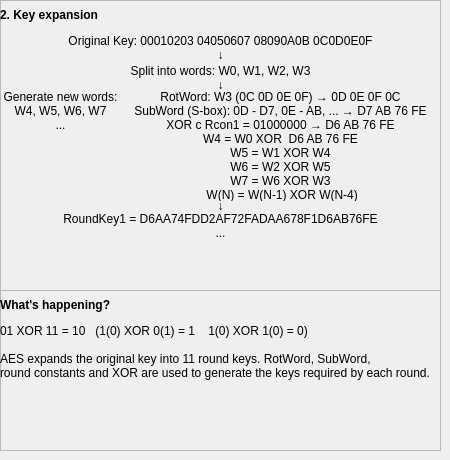
        <widget class="QWidget" name="pg_eaespg2">
         <widget class="QFrame" name="fr_eaeswh2">
          <property name="geometry">
           <rect>
            <x>0</x>
            <y>290</y>
            <width>441</width>
            <height>161</height>
           </rect>
          </property>
          <property name="frameShape">
           <enum>QFrame::StyledPanel</enum>
          </property>
          <property name="frameShadow">
           <enum>QFrame::Raised</enum>
          </property>
          <widget class="QLabel" name="lbl_eaesmn2_ex1">
           <property name="geometry">
            <rect>
             <x>0</x>
             <y>60</y>
             <width>441</width>
             <height>31</height>
            </rect>
           </property>
           <property name="text">
            <string>AES expands the original key into 11 round keys. RotWord, SubWord, 
round constants and XOR are used to generate the keys required by each round.</string>
           </property>
          </widget>
          <widget class="QLabel" name="lbl_eaesmn2_wh">
           <property name="geometry">
            <rect>
             <x>0</x>
             <y>0</y>
             <width>211</width>
             <height>31</height>
            </rect>
           </property>
           <property name="text">
            <string>&lt;html&gt;&lt;head/&gt;&lt;body&gt;&lt;p&gt;&lt;span style=&quot; font-size:9pt; font-weight:600;&quot;&gt;What's happening?&lt;/span&gt;&lt;/p&gt;&lt;/body&gt;&lt;/html&gt;</string>
           </property>
           <property name="alignment">
            <set>Qt::AlignLeading|Qt::AlignLeft|Qt::AlignVCenter</set>
           </property>
          </widget>
          <widget class="QLabel" name="lbl_eaesmn2_ex2">
           <property name="geometry">
            <rect>
             <x>0</x>
             <y>30</y>
             <width>441</width>
             <height>21</height>
            </rect>
           </property>
           <property name="text">
            <string>01 XOR 11 = 10   (1(0) XOR 0(1) = 1    1(0) XOR 1(0) = 0)</string>
           </property>
          </widget>
         </widget>
         <widget class="QFrame" name="fr_eaesmn2">
          <property name="geometry">
           <rect>
            <x>0</x>
            <y>0</y>
            <width>441</width>
            <height>291</height>
           </rect>
          </property>
          <property name="frameShape">
           <enum>QFrame::StyledPanel</enum>
          </property>
          <property name="frameShadow">
           <enum>QFrame::Raised</enum>
          </property>
          <widget class="QLabel" name="lbl_eaesmn2_ork">
           <property name="geometry">
            <rect>
             <x>0</x>
             <y>30</y>
             <width>441</width>
             <height>21</height>
            </rect>
           </property>
           <property name="text">
            <string>Original Key: 00010203 04050607 08090A0B 0C0D0E0F</string>
           </property>
           <property name="alignment">
            <set>Qt::AlignCenter</set>
           </property>
          </widget>
          <widget class="QLabel" name="lbl_eaesmn2_ke">
           <property name="geometry">
            <rect>
             <x>0</x>
             <y>0</y>
             <width>221</width>
             <height>31</height>
            </rect>
           </property>
           <property name="text">
            <string>&lt;html&gt;&lt;head/&gt;&lt;body&gt;&lt;p&gt;&lt;span style=&quot; font-size:9pt; font-weight:600;&quot;&gt;2. Key expansion&lt;/span&gt;&lt;/p&gt;&lt;/body&gt;&lt;/html&gt;</string>
           </property>
           <property name="alignment">
            <set>Qt::AlignLeading|Qt::AlignLeft|Qt::AlignVCenter</set>
           </property>
          </widget>
          <widget class="QLabel" name="lbl_eaesmn2_word">
           <property name="geometry">
            <rect>
             <x>0</x>
             <y>60</y>
             <width>441</width>
             <height>21</height>
            </rect>
           </property>
           <property name="text">
            <string>Split into words: W0, W1, W2, W3</string>
           </property>
           <property name="alignment">
            <set>Qt::AlignCenter</set>
           </property>
          </widget>
          <widget class="QLabel" name="lbl_eaesmn2_rk1am">
           <property name="geometry">
            <rect>
             <x>0</x>
             <y>210</y>
             <width>441</width>
             <height>31</height>
            </rect>
           </property>
           <property name="text">
            <string>RoundKey1 = D6AA74FDD2AF72FADAA678F1D6AB76FE
...</string>
           </property>
           <property name="alignment">
            <set>Qt::AlignCenter</set>
           </property>
          </widget>
          <widget class="QLabel" name="lbl_eaesmn2_ar1">
           <property name="geometry">
            <rect>
             <x>0</x>
             <y>44</y>
             <width>441</width>
             <height>21</height>
            </rect>
           </property>
           <property name="text">
            <string>↓</string>
           </property>
           <property name="alignment">
            <set>Qt::AlignCenter</set>
           </property>
          </widget>
          <widget class="QLabel" name="lbl_eaesmn2_genword">
           <property name="geometry">
            <rect>
             <x>0</x>
             <y>90</y>
             <width>121</width>
             <height>41</height>
            </rect>
           </property>
           <property name="text">
            <string>Generate new words: 
W4, W5, W6, W7
...</string>
           </property>
           <property name="alignment">
            <set>Qt::AlignCenter</set>
           </property>
          </widget>
          <widget class="QLabel" name="lbl_eaesmn2__ar2">
           <property name="geometry">
            <rect>
             <x>0</x>
             <y>74</y>
             <width>441</width>
             <height>21</height>
            </rect>
           </property>
           <property name="text">
            <string>↓</string>
           </property>
           <property name="alignment">
            <set>Qt::AlignCenter</set>
           </property>
          </widget>
          <widget class="QLabel" name="lbl_eaesmn2_mndes">
           <property name="geometry">
            <rect>
             <x>120</x>
             <y>90</y>
             <width>321</width>
             <height>111</height>
            </rect>
           </property>
           <property name="text">
            <string>RotWord: W3 (0C 0D 0E 0F) → 0D 0E 0F 0C
SubWord (S-box): 0D - D7, 0E - AB, ... → D7 AB 76 FE
XOR c Rcon1 = 01000000 → D6 AB 76 FE
W4 = W0 XOR  D6 AB 76 FE
W5 = W1 XOR W4
W6 = W2 XOR W5
W7 = W6 XOR W3
 W(N) = W(N-1) XOR W(N-4)</string>
           </property>
           <property name="alignment">
            <set>Qt::AlignCenter</set>
           </property>
          </widget>
          <widget class="QLabel" name="lbl_eaesmn2_ar3">
           <property name="geometry">
            <rect>
             <x>0</x>
             <y>195</y>
             <width>441</width>
             <height>21</height>
            </rect>
           </property>
           <property name="text">
            <string>↓</string>
           </property>
           <property name="alignment">
            <set>Qt::AlignCenter</set>
           </property>
          </widget>
         </widget>
        </widget>
